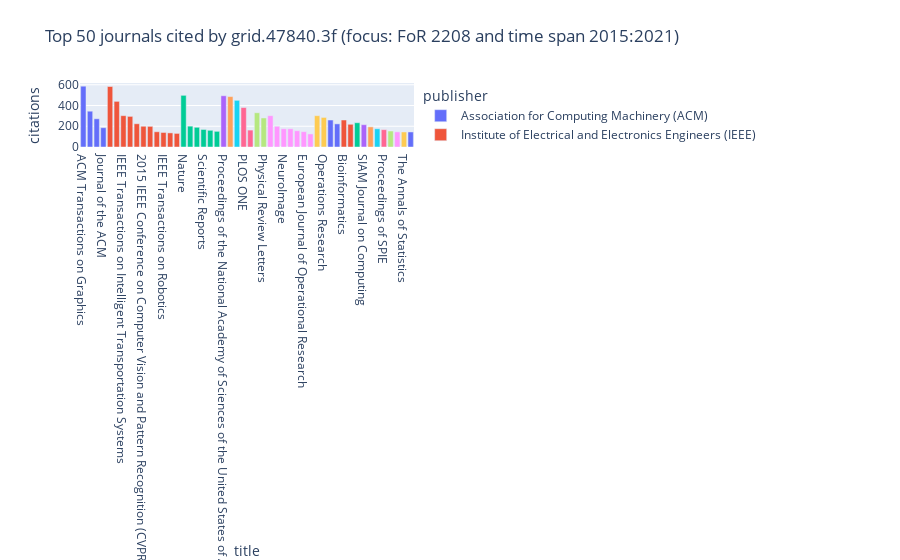

Notebook source saved alongside this figure:
### Markdown cell above
### 4.3 Top 50 journals chart, by publisher

### Code cell
px.bar(journals[:50], 
       x="title", y="citations", color="publisher",
       height=900,
       title=f"Top 50 journals cited by {GRIDID} (focus: FoR {FOR_CODE} and time span {YEAR_START}:{YEAR_END})")

### Figure 1 — Plotly figure (JSON) as saved in the notebook; plotly's stock layout.template omitted (floating-point values rounded to 4 significant figures)
{"data": [{"alignmentgroup": "True", "hovertemplate": "publisher=Association for Computing Machinery (ACM)<br>title=%{x}<br>citations=%{y}<extra></extra>", "legendgroup": "Association for Computing Machinery (ACM)", "marker": {"color": "#636efa", "pattern": {"shape": ""}}, "name": "Association for Computing Machinery (ACM)", "offsetgroup": "Association for Computing Machinery (ACM)", "orientation": "v", "showlegend": true, "textposition": "auto", "type": "bar", "x": ["ACM Transactions on Graphics", "ACM SIGPLAN Notices", "Communications of the ACM", "Journal of the ACM"], "xaxis": "x", "y": [586, 345, 272, 186], "yaxis": "y"}, {"alignmentgroup": "True", "hovertemplate": "publisher=Institute of Electrical and Electronics Engineers (IEEE)<br>title=%{x}<br>citations=%{y}<extra></extra>", "legendgroup": "Institute of Electrical and Electronics Engineers (IEEE)", "marker": {"color": "#EF553B", "pattern": {"shape": ""}}, "name": "Institute of Electrical and Electronics Engineers (IEEE)", "offsetgroup": "Institute of Electrical and Electronics Engineers (IEEE)", "orientation": "v", "showlegend": true, "textposition": "auto", "type": "bar", "x": ["IEEE Transactions on Information Theory", "IEEE Transactions on Pattern Analysis and Machine Intelligence", "IEEE Transactions on Intelligent Transportation Systems", "IEEE Transactions on Automatic Control", "Proceedings of the IEEE", "2015 IEEE Conference on Computer Vision and Pattern Recognition (CVPR)", "IEEE Transactions on Image Processing", "IEEE Transactions on Power Systems", "IEEE Transactions on Robotics", "IEEE Transactions on Signal Processing", "IEEE Transactions on Visualization and Computer Graphics"], "xaxis": "x", "y": [583, 440, 302, 295, 224, 200, 199, 147, 140, 136, 131], "yaxis": "y"}, {"alignmentgroup": "True", "hovertemplate": "publisher=Springer Nature<br>title=%{x}<br>citations=%{y}<extra></extra>", "legendgroup": "Springer Nature", "marker": {"color": "#00cc96", "pattern": {"shape": ""}}, "name": "Springer Nature", "offsetgroup": "Springer Nature", "orientation": "v", "showlegend": true, "textposition": "auto", "type": "bar", "x": ["Nature", "International Journal of Computer Vision", "Nature Communications", "Scientific Reports", "Nature Methods", "Mathematical Programming"], "xaxis": "x", "y": [498, 201, 190, 169, 161, 151], "yaxis": "y"}, {"alignmentgroup": "True", "hovertemplate": "publisher=Proceedings of the National Academy of Sciences<br>title=%{x}<br>citations=%{y}<extra></extra>", "legendgroup": "Proceedings of the National Academy of Sciences", "marker": {"color": "#ab63fa", "pattern": {"shape": ""}}, "name": "Proceedings of the National Academy of Sciences", "offsetgroup": "Proceedings of the National Academy of Sciences", "orientation": "v", "showlegend": true, "textposition": "auto", "type": "bar", "x": ["Proceedings of the National Academy of Sciences of the United States of America"], "xaxis": "x", "y": [494], "yaxis": "y"}, {"alignmentgroup": "True", "hovertemplate": "publisher=American Association for the Advancement of Science (AAAS)<br>title=%{x}<br>citations=%{y}<extra></extra>", "legendgroup": "American Association for the Advancement of Science (AAAS)", "marker": {"color": "#FFA15A", "pattern": {"shape": ""}}, "name": "American Association for the Advancement of Science (AAAS)", "offsetgroup": "American Association for the Advancement of Science (AAAS)", "orientation": "v", "showlegend": true, "textposition": "auto", "type": "bar", "x": ["Science"], "xaxis": "x", "y": [486], "yaxis": "y"}, {"alignmentgroup": "True", "hovertemplate": "publisher=AIP Publishing<br>title=%{x}<br>citations=%{y}<extra></extra>", "legendgroup": "AIP Publishing", "marker": {"color": "#19d3f3", "pattern": {"shape": ""}}, "name": "AIP Publishing", "offsetgroup": "AIP Publishing", "orientation": "v", "showlegend": true, "textposition": "auto", "type": "bar", "x": ["The Journal of Chemical Physics"], "xaxis": "x", "y": [450], "yaxis": "y"}, {"alignmentgroup": "True", "hovertemplate": "publisher=Public Library of Science (PLoS)<br>title=%{x}<br>citations=%{y}<extra></extra>", "legendgroup": "Public Library of Science (PLoS)", "marker": {"color": "#FF6692", "pattern": {"shape": ""}}, "name": "Public Library of Science (PLoS)", "offsetgroup": "Public Library of Science (PLoS)", "orientation": "v", "showlegend": true, "textposition": "auto", "type": "bar", "x": ["PLOS ONE", "PLOS Computational Biology"], "xaxis": "x", "y": [380, 163], "yaxis": "y"}, {"alignmentgroup": "True", "hovertemplate": "publisher=American Physical Society (APS)<br>title=%{x}<br>citations=%{y}<extra></extra>", "legendgroup": "American Physical Society (APS)", "marker": {"color": "#B6E880", "pattern": {"shape": ""}}, "name": "American Physical Society (APS)", "offsetgroup": "American Physical Society (APS)", "orientation": "v", "showlegend": true, "textposition": "auto", "type": "bar", "x": ["Physical Review B", "Physical Review Letters"], "xaxis": "x", "y": [330, 280], "yaxis": "y"}, {"alignmentgroup": "True", "hovertemplate": "publisher=Elsevier<br>title=%{x}<br>citations=%{y}<extra></extra>", "legendgroup": "Elsevier", "marker": {"color": "#FF97FF", "pattern": {"shape": ""}}, "name": "Elsevier", "offsetgroup": "Elsevier", "orientation": "v", "showlegend": true, "textposition": "auto", "type": "bar", "x": ["Transportation Research Part C Emerging Technologies", "Transportation Research Part B Methodological", "NeuroImage", "SSRN Electronic Journal", "Automatica", "European Journal of Operational Research", "Theoretical Computer Science"], "xaxis": "x", "y": [302, 200, 176, 176, 157, 148, 126], "yaxis": "y"}, {"alignmentgroup": "True", "hovertemplate": "publisher=Institute for Operations Research and the Management Sciences (INFORMS)<br>title=%{x}<br>citations=%{y}<extra></extra>", "legendgroup": "Institute for Operations Research and the Management Sciences (INFORMS)", "marker": {"color": "#FECB52", "pattern": {"shape": ""}}, "name": "Institute for Operations Research and the Management Sciences (INFORMS)", "offsetgroup": "Institute for Operations Research and the Management Sciences (INFORMS)", "orientation": "v", "showlegend": true, "textposition": "auto", "type": "bar", "x": ["Management Science", "Operations Research"], "xaxis": "x", "y": [302, 285], "yaxis": "y"}, {"alignmentgroup": "True", "hovertemplate": "publisher=SAGE Publications<br>title=%{x}<br>citations=%{y}<extra></extra>", "legendgroup": "SAGE Publications", "marker": {"color": "#636efa", "pattern": {"shape": ""}}, "name": "SAGE Publications", "offsetgroup": "SAGE Publications", "orientation": "v", "showlegend": true, "textposition": "auto", "type": "bar", "x": ["The International Journal of Robotics Research", "Transportation Research Record Journal of the Transportation Research Board"], "xaxis": "x", "y": [260, 223], "yaxis": "y"}, {"alignmentgroup": "True", "hovertemplate": "publisher=Oxford University Press (OUP)<br>title=%{x}<br>citations=%{y}<extra></extra>", "legendgroup": "Oxford University Press (OUP)", "marker": {"color": "#EF553B", "pattern": {"shape": ""}}, "name": "Oxford University Press (OUP)", "offsetgroup": "Oxford University Press (OUP)", "orientation": "v", "showlegend": true, "textposition": "auto", "type": "bar", "x": ["Bioinformatics", "Nucleic Acids Research"], "xaxis": "x", "y": [260, 219], "yaxis": "y"}, {"alignmentgroup": "True", "hovertemplate": "publisher=VLDB Endowment<br>title=%{x}<br>citations=%{y}<extra></extra>", "legendgroup": "VLDB Endowment", "marker": {"color": "#00cc96", "pattern": {"shape": ""}}, "name": "VLDB Endowment", "offsetgroup": "VLDB Endowment", "orientation": "v", "showlegend": true, "textposition": "auto", "type": "bar", "x": ["Proceedings of the VLDB Endowment"], "xaxis": "x", "y": [234], "yaxis": "y"}, {"alignmentgroup": "True", "hovertemplate": "publisher=Society for Industrial & Applied Mathematics (SIAM)<br>title=%{x}<br>citations=%{y}<extra></extra>", "legendgroup": "Society for Industrial & Applied Mathematics (SIAM)", "marker": {"color": "#ab63fa", "pattern": {"shape": ""}}, "name": "Society for Industrial & Applied Mathematics (SIAM)", "offsetgroup": "Society for Industrial & Applied Mathematics (SIAM)", "orientation": "v", "showlegend": true, "textposition": "auto", "type": "bar", "x": ["SIAM Journal on Computing"], "xaxis": "x", "y": [215], "yaxis": "y"}, {"alignmentgroup": "True", "hovertemplate": "publisher=Cold Spring Harbor Laboratory<br>title=%{x}<br>citations=%{y}<extra></extra>", "legendgroup": "Cold Spring Harbor Laboratory", "marker": {"color": "#FFA15A", "pattern": {"shape": ""}}, "name": "Cold Spring Harbor Laboratory", "offsetgroup": "Cold Spring Harbor Laboratory", "orientation": "v", "showlegend": true, "textposition": "auto", "type": "bar", "x": ["bioRxiv"], "xaxis": "x", "y": [194], "yaxis": "y"}, {"alignmentgroup": "True", "hovertemplate": "publisher=Society for Neuroscience<br>title=%{x}<br>citations=%{y}<extra></extra>", "legendgroup": "Society for Neuroscience", "marker": {"color": "#19d3f3", "pattern": {"shape": ""}}, "name": "Society for Neuroscience", "offsetgroup": "Society for Neuroscience", "orientation": "v", "showlegend": true, "textposition": "auto", "type": "bar", "x": ["Journal of Neuroscience"], "xaxis": "x", "y": [176], "yaxis": "y"}, {"alignmentgroup": "True", "hovertemplate": "publisher=SPIE, the international society for optics and photonics<br>title=%{x}<br>citations=%{y}<extra></extra>", "legendgroup": "SPIE, the international society for optics and photonics", "marker": {"color": "#FF6692", "pattern": {"shape": ""}}, "name": "SPIE, the international society for optics and photonics", "offsetgroup": "SPIE, the international society for optics and photonics", "orientation": "v", "showlegend": true, "textposition": "auto", "type": "bar", "x": ["Proceedings of SPIE"], "xaxis": "x", "y": [167], "yaxis": "y"}, {"alignmentgroup": "True", "hovertemplate": "publisher=American Chemical Society (ACS)<br>title=%{x}<br>citations=%{y}<extra></extra>", "legendgroup": "American Chemical Society (ACS)", "marker": {"color": "#B6E880", "pattern": {"shape": ""}}, "name": "American Chemical Society (ACS)", "offsetgroup": "American Chemical Society (ACS)", "orientation": "v", "showlegend": true, "textposition": "auto", "type": "bar", "x": ["Journal of Chemical Theory and Computation"], "xaxis": "x", "y": [154], "yaxis": "y"}, {"alignmentgroup": "True", "hovertemplate": "publisher=Taylor & Francis<br>title=%{x}<br>citations=%{y}<extra></extra>", "legendgroup": "Taylor & Francis", "marker": {"color": "#FF97FF", "pattern": {"shape": ""}}, "name": "Taylor & Francis", "offsetgroup": "Taylor & Francis", "orientation": "v", "showlegend": true, "textposition": "auto", "type": "bar", "x": ["Journal of the American Statistical Association"], "xaxis": "x", "y": [146], "yaxis": "y"}, {"alignmentgroup": "True", "hovertemplate": "publisher=Institute of Mathematical Statistics<br>title=%{x}<br>citations=%{y}<extra></extra>", "legendgroup": "Institute of Mathematical Statistics", "marker": {"color": "#FECB52", "pattern": {"shape": ""}}, "name": "Institute of Mathematical Statistics", "offsetgroup": "Institute of Mathematical Statistics", "orientation": "v", "showlegend": true, "textposition": "auto", "type": "bar", "x": ["The Annals of Statistics"], "xaxis": "x", "y": [145], "yaxis": "y"}, {"alignmentgroup": "True", "hovertemplate": "publisher=Wiley<br>title=%{x}<br>citations=%{y}<extra></extra>", "legendgroup": "Wiley", "marker": {"color": "#636efa", "pattern": {"shape": ""}}, "name": "Wiley", "offsetgroup": "Wiley", "orientation": "v", "showlegend": true, "textposition": "auto", "type": "bar", "x": ["Magnetic Resonance in Medicine"], "xaxis": "x", "y": [145], "yaxis": "y"}], "layout": {"autosize": true, "barmode": "relative", "legend": {"title": {"text": "publisher"}, "tracegroupgap": 0}, "title": {"text": "Top 50 journals cited by grid.47840.3f (focus: FoR 2208 and time span 2015:2021)"}, "xaxis": {"anchor": "y", "autorange": true, "domain": [0, 1], "range": [-0.5, 49.5], "title": {"text": "title"}, "type": "category"}, "yaxis": {"anchor": "x", "autorange": true, "domain": [0, 1], "range": [0, 616.8], "title": {"text": "citations"}, "type": "linear"}}}
